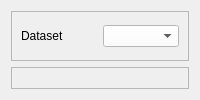
                      <widget class="QWidget" name="speedo_page">
                       <layout class="QVBoxLayout" name="verticalLayout_24">
                        <item>
                         <widget class="QFrame" name="frame_32">
                          <property name="minimumSize">
                           <size>
                            <width>0</width>
                            <height>50</height>
                           </size>
                          </property>
                          <property name="maximumSize">
                           <size>
                            <width>16777215</width>
                            <height>150</height>
                           </size>
                          </property>
                          <property name="frameShape">
                           <enum>QFrame::StyledPanel</enum>
                          </property>
                          <property name="frameShadow">
                           <enum>QFrame::Raised</enum>
                          </property>
                          <layout class="QHBoxLayout" name="horizontalLayout_16">
                           <item>
                            <widget class="QLabel" name="label_21">
                             <property name="text">
                              <string>Dataset</string>
                             </property>
                            </widget>
                           </item>
                           <item>
                            <widget class="QComboBox" name="comboBox_5">
                             <property name="styleSheet">
                              <string notr="true">background-color: rgb(255, 255, 255);</string>
                             </property>
                            </widget>
                           </item>
                          </layout>
                         </widget>
                        </item>
                        <item>
                         <widget class="QFrame" name="frame_33">
                          <property name="frameShape">
                           <enum>QFrame::StyledPanel</enum>
                          </property>
                          <property name="frameShadow">
                           <enum>QFrame::Raised</enum>
                          </property>
                         </widget>
                        </item>
                       </layout>
                      </widget>
